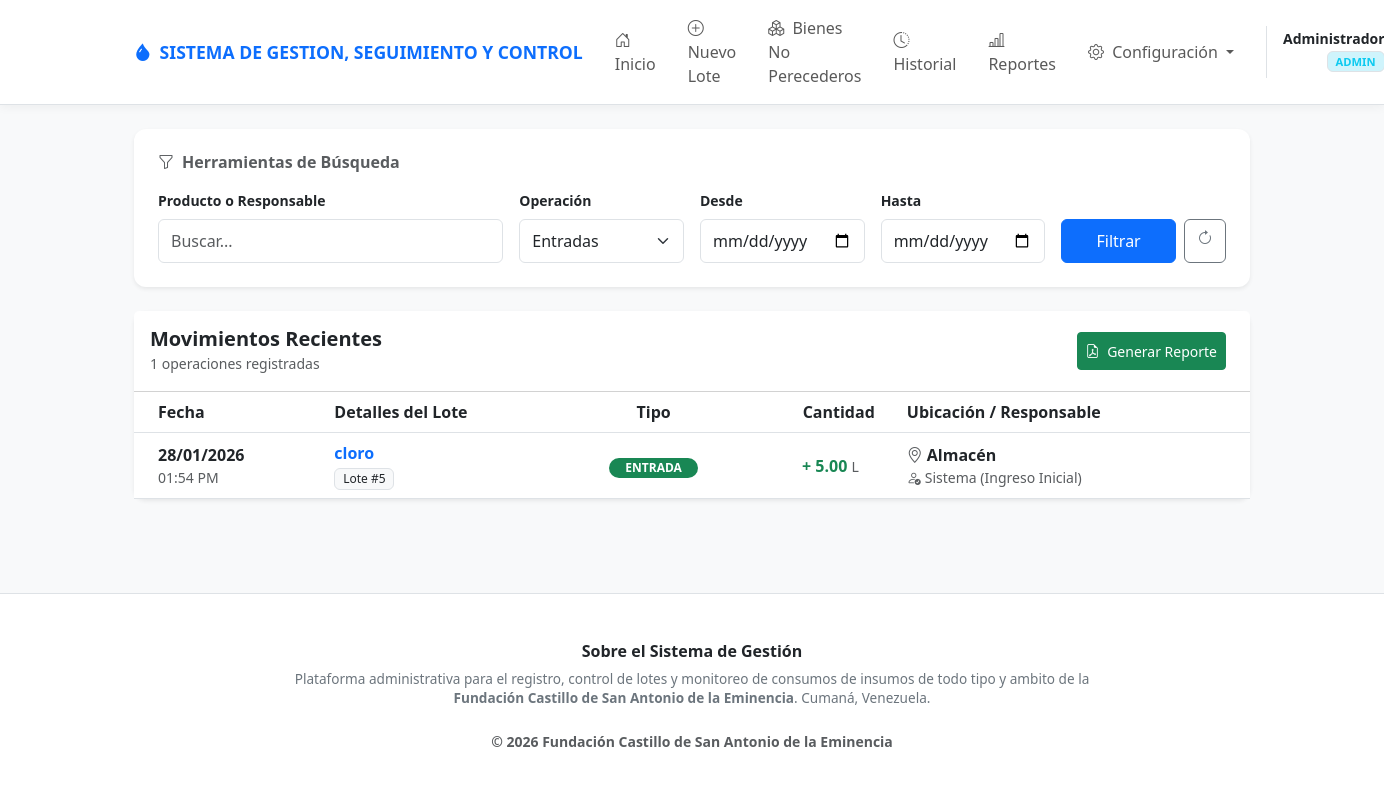
/historial.php?tipo=entrada (signed in), run on the app's committed database.
### tables this page shows
CREATE TABLE `movimientos` (
  `id` int(11) NOT NULL,
  `lote_id` int(11) NOT NULL,
  `tipo_movimiento` enum('entrada','salida') NOT NULL DEFAULT 'salida',
  `cantidad_retirada` decimal(10,2) NOT NULL,
  `area_destino` varchar(50) NOT NULL,
  `responsable` varchar(100) NOT NULL,
  `fecha_movimiento` timestamp NOT NULL DEFAULT current_timestamp()
);

CREATE TABLE `lotes` (
  `id` int(11) NOT NULL,
  `nombre_producto` varchar(100) NOT NULL,
  `cantidad_inicial` decimal(10,2) NOT NULL,
  `cantidad_actual` decimal(10,2) NOT NULL,
  `unidad` enum('L','Kg','Pz') NOT NULL,
  `estado` enum('activo','agotado') DEFAULT 'activo',
  `fecha_ingreso` timestamp NOT NULL DEFAULT current_timestamp()
);

### historial.php (the view, shortened to what this page needs)
<?php
$filtro_tipo = $_GET['tipo'] ?? '';
$filtro_busqueda = $_GET['buscar'] ?? '';
$fecha_desde = $_GET['desde'] ?? '';
$fecha_hasta = $_GET['hasta'] ?? '';
function resaltar($texto, $busqueda) {
    if (empty($busqueda)) return htmlspecialchars($texto);
    return preg_replace('/(' . preg_quote($busqueda, '/') . ')/i', '<mark class="p-0 bg-warning text-dark">$1</mark>', htmlspecialchars($texto));
}
try {
    $pdo = Database::getConnection();
    $sql = "SELECT m.*, l.nombre_producto, l.unidad
            FROM movimientos m
            JOIN lotes l ON m.lote_id = l.id
            WHERE 1=1";
    $params = [];
    if (!empty($filtro_tipo)) {
        $sql .= " AND m.tipo_movimiento = :tipo";
        $params[':tipo'] = $filtro_tipo;
    }
    $sql .= " ORDER BY m.fecha_movimiento DESC";
    $stmt = $pdo->prepare($sql);
    $stmt->execute($params);
    $movimientos = $stmt->fetchAll();
} catch (Exception $e) {
    die("<div class='alert alert-danger'>Error: " . $e->getMessage() . "</div>");
}
?>
<div class="card shadow-sm border-0 mb-4 no-print">
    <div class="card-body p-4">
        <h6 class="text-muted fw-bold mb-3"><i class="bi bi-funnel me-2"></i>Herramientas de Búsqueda</h6>
        <form method="GET" class="row g-3 align-items-end">
            <div class="col-md-4">
                <label class="form-label small fw-bold">Producto o Responsable</label>
                <input type="text" name="buscar" class="form-control" placeholder="Buscar..." value="<?= htmlspecialchars($filtro_busqueda) ?>">
            </div>
            <div class="col-md-2">
                <label class="form-label small fw-bold">Operación</label>
                <select name="tipo" class="form-select">
                    <option value="entrada" <?= $filtro_tipo == 'entrada' ? 'selected' : '' ?>>Entradas</option>
                </select>
            </div>
            <div class="col-md-2">
                <label class="form-label small fw-bold">Desde</label>
                <input type="date" name="desde" class="form-control" value="<?= $fecha_desde ?>">
            </div>
            <div class="col-md-2">
                <label class="form-label small fw-bold">Hasta</label>
                <input type="date" name="hasta" class="form-control" value="<?= $fecha_hasta ?>">
            </div>
            <div class="col-md-2 d-flex gap-2">
                <button type="submit" class="btn btn-primary w-100">Filtrar</button>
                <a href="historial.php" class="btn btn-outline-secondary"><i class="bi bi-arrow-clockwise"></i></a>
            </div>
        </form>
    </div>
</div>
<div class="card shadow-sm border-0 hover-shadow">
    <div class="card-header bg-white py-3 d-flex justify-content-between align-items-center">
        <div>
            <h5 class="mb-0 fw-bold text-dark">Movimientos Recientes</h5>
            <small class="text-muted"><?= count($movimientos) ?> operaciones registradas</small>
        </div>
        <div class="no-print">
            <button class="btn btn-success btn-sm me-2" onclick="window.print()">
                <i class="bi bi-file-earmark-pdf me-1"></i> Generar Reporte
            </button>
        </div>
    </div>
    <div class="table-responsive">
        <table class="table table-hover align-middle mb-0">
            <thead class="bg-light">
                <tr>
                    <th class="ps-4">Fecha</th>
                    <th>Detalles del Lote</th>
                    <th class="text-center">Tipo</th>
                    <th class="text-end">Cantidad</th>
                    <th class="ps-4">Ubicación / Responsable</th>
                </tr>
            </thead>
            <tbody>
                <?php foreach ($movimientos as $m):
                    $esEntrada = ($m['tipo_movimiento'] == 'entrada');
                ?>
                <tr>
                    <td class="ps-4">
                        <div class="fw-bold"><?= date('d/m/Y', strtotime($m['fecha_movimiento'])) ?></div>
                        <div class="text-muted small"><?= date('h:i A', strtotime($m['fecha_movimiento'])) ?></div>
                    </td>
                    <td>
                        <div class="text-primary fw-bold"><?= resaltar($m['nombre_producto'], $filtro_busqueda) ?></div>
                        <span class="badge bg-light text-dark border fw-normal">Lote #<?= $m['lote_id'] ?></span>
                    </td>
                    <td class="text-center">
                        <span class="badge rounded-pill <?= $esEntrada ? 'bg-success' : 'bg-danger' ?> px-3" style="min-width: 85px;">
                            <?= $esEntrada ? 'ENTRADA' : 'SALIDA' ?>
                        </span>
                    </td>
                    <td class="text-end pe-4">
                        <span class="fs-6 fw-bold <?= $esEntrada ? 'text-success' : 'text-danger' ?>">
                            <?= $esEntrada ? '+' : '-' ?> <?= number_format($m['cantidad_retirada'], 2) ?>
                        </span>
                        <small class="text-muted"><?= $m['unidad'] ?></small>
                    </td>
                    <td class="ps-4">
                        <div class="fw-bold"><i class="bi bi-geo-alt me-1 text-muted"></i><?= resaltar($m['area_destino'], $filtro_busqueda) ?></div>
                        <div class="small text-muted"><i class="bi bi-person-check me-1"></i><?= resaltar($m['responsable'], $filtro_busqueda) ?></div>
                    </td>
                </tr>
                <?php endforeach; ?>
            </tbody>
        </table>
    </div>
</div>
<?php
include 'layout.php';
?>

### layout.php (style rules this page uses)
body { background-color: #f8f9fa; display: flex; flex-direction: column; min-height: 100vh; font-size: 16px; }
.table-responsive { overflow-x: auto; -webkit-overflow-scrolling: touch; }
.table { min-width: 600px; }
.card { border-radius: 0.75rem; }
.btn { min-height: 44px; }
.btn-sm { min-height: 38px; }
.form-control, .form-select { min-height: 44px; font-size: 16px; }

### data on the page
movimientos: fecha_movimiento "28/01/2026", fecha_movimiento "01:54 PM", lote.nombre_producto "cloro", lote "5", tipo_movimiento "ENTRADA", cantidad_retirada "5.00", lote.unidad "L", area_destino "Almacén", responsable "Sistema (Ingreso Inicial)"

### other printed values
$_SESSION['usuario_nombre'] "Administrador"
$rol_actual "ADMIN"
count($movimientos) "1"
